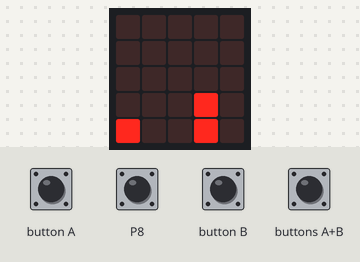
The program below on a simulated BBC micro:bit (MakeCode). Parts: the board's 5×5 LED display. Inputs (shaded band) come from the test bench; at power-on: P8 HIGH. The run ends where the board's game-over animation would start. At 2.6 s the program stops and its outputs stay as they are.

Above: at 0.8 s.
1.4 s: P8 pulled LOW for 0.15 s
At 2.1 s:
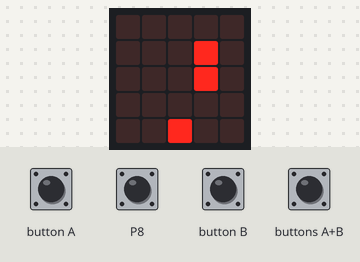
At 2.9 s:
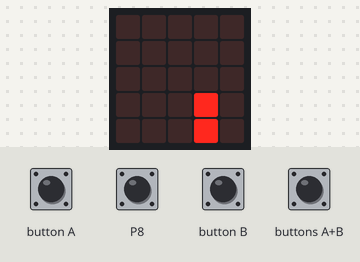
Timing chart, 0 to 4.1 s (numbered marks = the images above; inputs shaded):
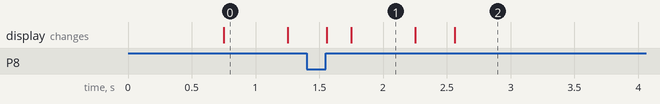

Measured:
- after the input at 1.4 s, the display: first changes after 0.16 s (image 1 shows a later state)
- what the display in image 0 shows lasts 0.5 s, from 0.8 s to 1.3 s

The program:

main.ts
```typescript
GAME_ZIP64.onButtonPress(GAME_ZIP64.ZIP64ButtonPins.Up, GAME_ZIP64.ZIP64ButtonEvents.Up, function () {
    sprite.change(LedSpriteProperty.Y, -2)
    Sprite_2.change(LedSpriteProperty.Y, -2)
    basic.pause(2 * Temps)
    sprite.change(LedSpriteProperty.Y, 2)
    Sprite_2.change(LedSpriteProperty.Y, 2)
})
input.onButtonPressed(Button.AB, function () {

})
let index = 0
let Temps = 0
let Sprite_2: game.LedSprite = null
let sprite: game.LedSprite = null
let display = GAME_ZIP64.createZIP64Display()
let Obstacle = game.createSprite(0, 4)
sprite = game.createSprite(3, 4)
Sprite_2 = game.createSprite(3, 3)
Temps = 500
let Niveau = 1
basic.forever(function () {
    if (sprite.isTouching(Obstacle)) {
        game.gameOver()
    }
})
basic.forever(function () {
    basic.showString("" + (Niveau))
    for (let index2 = 0; index2 < 6; index2++) {
        for (let index = 0; index <= 4; index++) {
            Obstacle.set(LedSpriteProperty.X, index)
            basic.pause(Temps)
        }
    }
    Temps = Temps * 0.9
    index += 1
})
```

test.ts
```typescript
// les tests vont ici ; cela ne sera pas compilé si ce paquet est utilisé en tant qu'extension.
```
